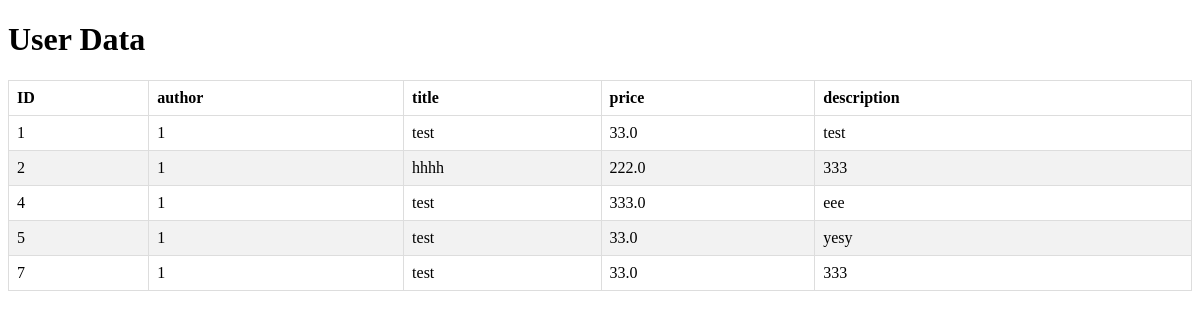
Before: /view_data with the older database file.
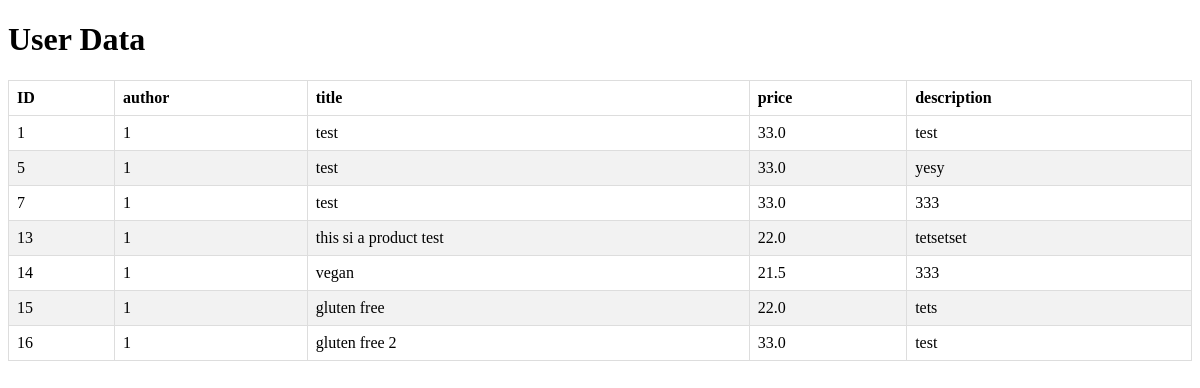
After: the same page with the newer database file.
### tables this page shows
CREATE TABLE product (
    id INTEGER PRIMARY KEY AUTOINCREMENT,
    author_id INTEGER NOT NULL,
    title TEXT NOT NULL,
    price REAL NOT NULL,
    description TEXT,
    image_filename TEXT,
--     rating INTEGER NOT NULL,
--     in_stock BOOLEAN,
--     image BLOB NOT NULL,
    FOREIGN KEY (author_id) REFERENCES user (id)

);

### wmgzon/__init__.py (the view)
    @app.route('/view_data')
    def view_data():
        conn = sqlite3.connect(app.config['DATABASE'])
        c = conn.cursor()
        c.execute('SELECT * FROM product')
        data = c.fetchall()
        conn.close()
        return render_template('view_data_product.html', data=data)

### wmgzon/auth.py (called while the page is built)
@bp.before_app_request
def load_logged_in_user():
    user_id = session.get('user_id')
    if user_id is None:
        g.user = None
    else:
        g.user = get_db().execute(
            'SELECT * FROM user WHERE id = ?', (user_id,)
        ).fetchone()

### wmgzon/templates/view_data_product.html (shortened to what this page needs)
<!DOCTYPE html>
<html lang="en">
<head>
</head>
<body>
    <h1>User Data</h1>
    <table>
        <thead>
            <tr>
                <th>ID</th>
                <th>author</th>
                <th>title</th>
                <th>price</th>
                <th>description</th>
            </tr>
        </thead>
        <tbody>
            {% for row in data %}
            <tr>
                <td>{{ row[0] }}</td>
                <td>{{ row[1] }}</td>
                <td>{{ row[2] }}</td>
                <td>{{ row[3] }}</td>
                <td>{{ row[4] }}</td>
            </tr>
            {% endfor %}
        </tbody>
    </table>
</body>
</html>

Changed rows visible on the page:
removed product: id "2", author "1", title "hhhh", price "222.0", description "333"
removed product: id "4", author "1", title "test", price "333.0", description "eee"
added product: id "13", author "1", title "this si a product test", price "22.0", description "tetsetset"
added product: id "14", author "1", title "vegan", price "21.5", description "333"
added product: id "15", author "1", title "gluten free", price "22.0", description "tets"
added product: id "16", author "1", title "gluten free 2", price "33.0", description "test"
